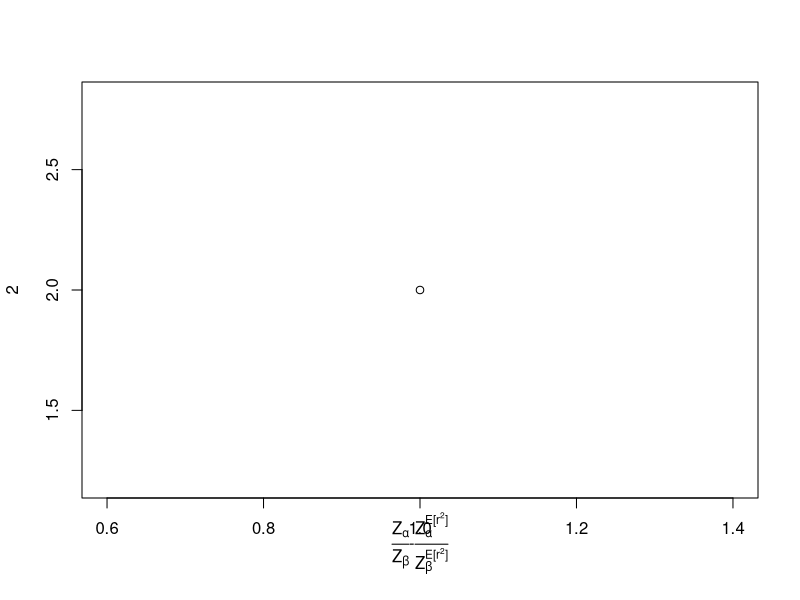

The R script that drew this image:



statsFormula<-c(
  expression(paste("Z",''[alpha])),
  expression(paste("Z",''[beta])),
  expression(paste(bgroup("(",atop("|L|",2),")"),"+",bgroup("(",atop("|R|",2),")"))),
  "|L||R|",
  expression(paste("Z",''[alpha],"+","Z",''[beta])), #"Zalpha_plus_Zbeta",
  expression(paste("Z",''[alpha],"-","Z",''[beta])), #"Zalpha_minus_Zbeta",
  expression(paste("Z",''[alpha],"Z",''[beta])), #"ZalphaZbeta",
  expression(paste(frac(paste("Z",''[alpha]),paste("Z",''[beta])))), #"Zalpha_over_Zbeta",
  expression(paste("Z"[alpha]^paste(r^2,"/E[",r^2,"]"))), #"Zalpha_rsq_over_expected",
  expression(paste("Z"[alpha]^paste("log(",r^2,"/E[",r^2,"])"))), #"Zalpha_log_rsq_over_expected",
  expression(paste("Z"[alpha]^ZScore)), #"Zalpha_Zscore",
  expression(paste("Z"[alpha]^BetaCDF)), #"Zalpha_BetaCDF",
  expression(paste("Z"[alpha],"-","Z"[alpha]^paste("E[",r^2,"]"))), #"Zalpha_minus_Zalpha_expected",
  expression(paste(frac("Z"[alpha],"Z"[alpha]^paste("E[",r^2,"]")))), #"Zalpha_over_Zalpha_expected",
  expression(paste("Z"[beta]^paste(r^2,"/E[",r^2,"]"))), #"Zbeta_rsq_over_expected",
  expression(paste("Z"[beta]^paste("log(",r^2,"/E[",r^2,"])"))), #"Zbeta_log_rsq_over_expected",
  expression(paste("Z"[beta]^ZScore)), #"Zbeta_Zscore",
  expression(paste("Z"[beta]^BetaCDF)), #"Zbeta_BetaCDF",
  expression(paste("Z"[beta],"-","Z"[beta]^paste("E[",r^2,"]"))), #"Zbeta_minus_Zbeta_expected",
  expression(paste(frac("Z"[beta],"Z"[beta]^paste("E[",r^2,"]")))), #"Zbeta_over_Zbeta_expected",
  expression(paste("Z"[alpha]^paste(r^2,"/E[",r^2,"]"),"+","Z"[beta]^paste(r^2,"/E[",r^2,"]"))), #"Zalpha_rsq_over_expected_plus_Zbeta_rsq_over_expected",
  expression(paste("Z"[alpha]^paste("log(",r^2,"/E[",r^2,"])"),"+","Z"[beta]^paste("log(",r^2,"/E[",r^2,"])"))), #"Zalpha_log_rsq_over_expected_plus_Zbeta_log_rsq_over_expected",
  expression(paste("Z"[alpha]^ZScore,"+","Z"[beta]^ZScore)), #"Zalpha_Zscore_plus_Zbeta_Zscore",
  expression(paste("Z"[alpha]^BetaCDF,"+","Z"[beta]^BetaCDF)), #"Zalpha_BetaCDF_plus_Zbeta_BetaCDF",
  expression(paste("(Z"[alpha],"-","Z"[alpha]^paste("E[",r^2,"]"),")+","(Z"[beta],"-","Z"[beta]^paste("E[",r^2,"]"),")")), #"Zalpha_minus_Zalpha_expected_plus_Zbeta_minus_Zbeta_expected",
  expression(paste(frac("Z"[alpha],"Z"[alpha]^paste("E[",r^2,"]")),"+",frac("Z"[beta],"Z"[beta]^paste("E[",r^2,"]")))), #"Zalpha_over_Zalpha_expected_plus_Zbeta_over_Zbeta_expected",
  expression(paste("Z"[alpha]^paste(r^2,"/E[",r^2,"]"),"-","Z"[beta]^paste(r^2,"/E[",r^2,"]"))), #"Zalpha_rsq_over_expected_minus_Zbeta_rsq_over_expected",
  expression(paste("Z"[alpha]^paste("log(",r^2,"/E[",r^2,"])"),"-","Z"[beta]^paste("log(",r^2,"/E[",r^2,"])"))), #"Zalpha_log_rsq_over_expected_minus_Zbeta_log_rsq_over_expected",
  expression(paste("Z"[alpha]^ZScore,"-","Z"[beta]^ZScore)), #"Zalpha_Zscore_minus_Zbeta_Zscore",
  expression(paste("Z"[alpha]^BetaCDF,"-","Z"[beta]^BetaCDF)), #"Zalpha_BetaCDF_minus_Zbeta_BetaCDF",
  expression(paste("(Z"[alpha],"-","Z"[alpha]^paste("E[",r^2,"]"),")-","(Z"[beta],"-","Z"[beta]^paste("E[",r^2,"]"),")")), #"Zalpha_minus_Zalpha_expected_minus_Zbeta_minus_Zbeta_expected",
  expression(paste(frac("Z"[alpha],"Z"[alpha]^paste("E[",r^2,"]")),"-",frac("Z"[beta],"Z"[beta]^paste("E[",r^2,"]")))), #"Zalpha_over_Zalpha_expected_minus_Zbeta_over_Zbeta_expected",
  expression(paste("Z"[alpha]^BetaCDF,"Z"[beta]^BetaCDF)), #"Zalpha_BetaCDFZbeta_BetaCDF",
  expression(paste(frac("Z"[alpha]^BetaCDF,"Z"[beta]^BetaCDF))), #"Zalpha_BetaCDF_over_Zbeta_BetaCDF",
  expression(paste(frac(paste("Z",''[alpha]),paste("Z",''[beta])),"-",frac("Z"[alpha]^paste("E[",r^2,"]"),"Z"[beta]^paste("E[",r^2,"]")))) #"Zalpha_over_Zbeta_minus_Zalpha_expected_over_Zbeta_expected"
)

statsList<-list(
  Zalpha=expression(paste("Z",''[alpha])),
  Zbeta=expression(paste("Z",''[beta])),
  L_plus_R=expression(paste(bgroup("(",atop("|L|",2),")"),"+",bgroup("(",atop("|R|",2),")"))),
  LR="|L||R|",
  Zalpha_plus_Zbeta=expression(paste("Z",''[alpha],"+","Z",''[beta])),
  Zalpha_minus_Zbeta=expression(paste("Z",''[alpha],"-","Z",''[beta])),
  ZalphaZbeta=expression(paste("Z",''[alpha],"Z",''[beta])),
  Zalpha_over_Zbeta=expression(paste(frac(paste("Z",''[alpha]),paste("Z",''[beta])))),
  Zalpha_rsq_over_expected=expression(paste("Z"[alpha]^paste(r^2,"/E[",r^2,"]"))),
  Zalpha_log_rsq_over_expected=expression(paste("Z"[alpha]^paste("log(",r^2,"/E[",r^2,"])"))),
  Zalpha_Zscore=expression(paste("Z"[alpha]^ZScore)),
  Zalpha_BetaCDF=expression(paste("Z"[alpha]^BetaCDF)),
  Zalpha_minus_Zalpha_expected=expression(paste("Z"[alpha],"-","Z"[alpha]^paste("E[",r^2,"]"))),
  Zalpha_over_Zalpha_expected=expression(paste(frac("Z"[alpha],"Z"[alpha]^paste("E[",r^2,"]")))),
  Zbeta_rsq_over_expected=expression(paste("Z"[beta]^paste(r^2,"/E[",r^2,"]"))),
  Zbeta_log_rsq_over_expected=expression(paste("Z"[beta]^paste("log(",r^2,"/E[",r^2,"])"))),
  Zbeta_Zscore=expression(paste("Z"[beta]^ZScore)),
  Zbeta_BetaCDF=expression(paste("Z"[beta]^BetaCDF)),
  Zbeta_minus_Zbeta_expected=expression(paste("Z"[beta],"-","Z"[beta]^paste("E[",r^2,"]"))),
  Zbeta_over_Zbeta_expected=expression(paste(frac("Z"[beta],"Z"[beta]^paste("E[",r^2,"]")))),
  Zalpha_rsq_over_expected_plus_Zbeta_rsq_over_expected=expression(paste("Z"[alpha]^paste(r^2,"/E[",r^2,"]"),"+","Z"[beta]^paste(r^2,"/E[",r^2,"]"))),
  Zalpha_log_rsq_over_expected_plus_Zbeta_log_rsq_over_expected=expression(paste("Z"[alpha]^paste("log(",r^2,"/E[",r^2,"])"),"+","Z"[beta]^paste("log(",r^2,"/E[",r^2,"])"))),
  Zalpha_Zscore_plus_Zbeta_Zscore=expression(paste("Z"[alpha]^ZScore,"+","Z"[beta]^ZScore)),
  Zalpha_BetaCDF_plus_Zbeta_BetaCDF=expression(paste("Z"[alpha]^BetaCDF,"+","Z"[beta]^BetaCDF)),
  Zalpha_minus_Zalpha_expected_plus_Zbeta_minus_Zbeta_expected=expression(paste("(Z"[alpha],"-","Z"[alpha]^paste("E[",r^2,"]"),")+","(Z"[beta],"-","Z"[beta]^paste("E[",r^2,"]"),")")),
  Zalpha_over_Zalpha_expected_plus_Zbeta_over_Zbeta_expected=expression(paste(frac("Z"[alpha],"Z"[alpha]^paste("E[",r^2,"]")),"+",frac("Z"[beta],"Z"[beta]^paste("E[",r^2,"]")))),
  Zalpha_rsq_over_expected_minus_Zbeta_rsq_over_expected=expression(paste("Z"[alpha]^paste(r^2,"/E[",r^2,"]"),"-","Z"[beta]^paste(r^2,"/E[",r^2,"]"))),
  Zalpha_log_rsq_over_expected_minus_Zbeta_log_rsq_over_expected=expression(paste("Z"[alpha]^paste("log(",r^2,"/E[",r^2,"])"),"-","Z"[beta]^paste("log(",r^2,"/E[",r^2,"])"))),
  Zalpha_Zscore_minus_Zbeta_Zscore=expression(paste("Z"[alpha]^ZScore,"-","Z"[beta]^ZScore)),
  Zalpha_BetaCDF_minus_Zbeta_BetaCDF=expression(paste("Z"[alpha]^BetaCDF,"-","Z"[beta]^BetaCDF)),
  Zalpha_minus_Zalpha_expected_minus_Zbeta_minus_Zbeta_expected=expression(paste("(Z"[alpha],"-","Z"[alpha]^paste("E[",r^2,"]"),")-","(Z"[beta],"-","Z"[beta]^paste("E[",r^2,"]"),")")),
  Zalpha_over_Zalpha_expected_minus_Zbeta_over_Zbeta_expected=expression(paste(frac("Z"[alpha],"Z"[alpha]^paste("E[",r^2,"]")),"-",frac("Z"[beta],"Z"[beta]^paste("E[",r^2,"]")))),
  Zalpha_BetaCDFZbeta_BetaCDF=expression(paste("Z"[alpha]^BetaCDF,"Z"[beta]^BetaCDF)),
  Zalpha_BetaCDF_over_Zbeta_BetaCDF=expression(paste(frac("Z"[alpha]^BetaCDF,"Z"[beta]^BetaCDF))),
  Zalpha_over_Zbeta_minus_Zalpha_expected_over_Zbeta_expected=expression(paste(frac(paste("Z",''[alpha]),paste("Z",''[beta])),"-",frac("Z"[alpha]^paste("E[",r^2,"]"),"Z"[beta]^paste("E[",r^2,"]"))))
)





plot(1,2,xlab=statsFormula[35])
